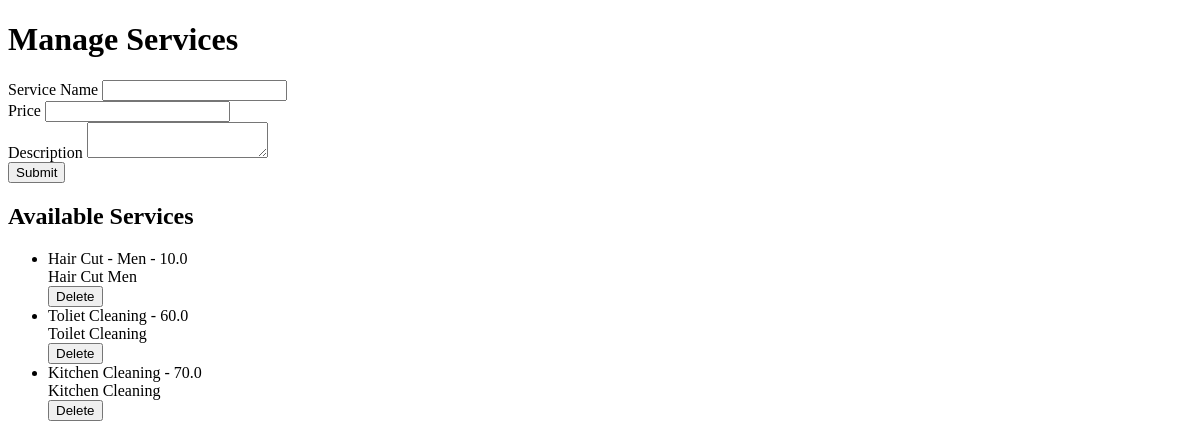
Before: /manage_services with the older database file.
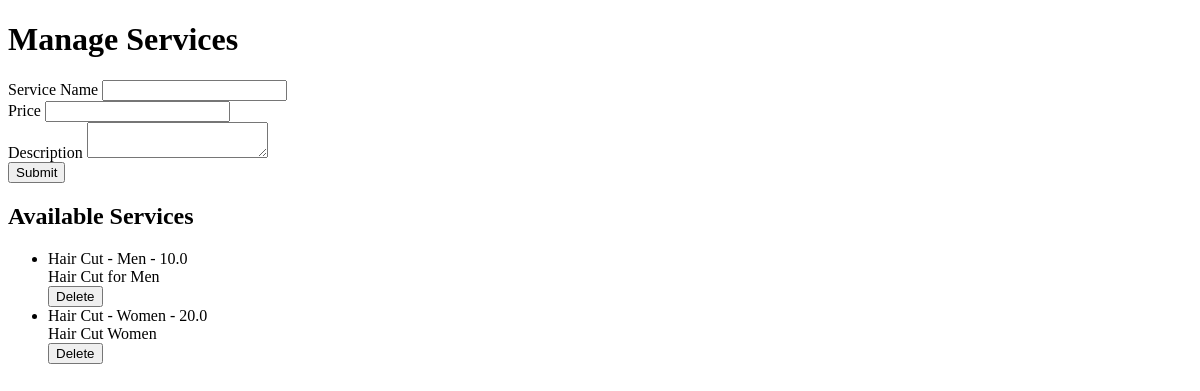
After: the same page with the newer database file.
### models.py (models this page shows, shortened)
class Service(db.Model):
    __tablename__ = 'services'
    id = db.Column(db.Integer, primary_key=True)
    name = db.Column(db.String(100), nullable=False)
    price = db.Column(db.Float, nullable=False)
    description = db.Column(db.String(200))
    time_required = db.Column(db.String(50))

### app.py (the view, shortened to what this page needs)
@app.route('/manage_services', methods=['GET', 'POST'])
def manage_services():
    form = ServiceForm()
    services = Service.query.all()
    return render_template('manage_services.html', form=form, services=services)

### forms.py
class ServiceForm(FlaskForm):
    name = StringField('Service Name', validators=[DataRequired()])
    price = IntegerField('Price', validators=[DataRequired()])
    description = TextAreaField('Description', validators=[DataRequired()])
    submit = SubmitField('Submit')

### app.py (called while the page is built)
@app.before_request
def create_tables():
    global first_request
    if first_request:
        db.create_all()
        first_request = False

### templates/manage_services.html (shortened to what this page needs)
<!DOCTYPE html>
<html lang="en">
<head>
</head>
<body>
    <h1>Manage Services</h1>
    <form method="POST">
        {{ form.name.label }} {{ form.name }}<br>
        {{ form.price.label }} {{ form.price }}<br>
        {{ form.description.label }} {{ form.description }}<br>
        {{ form.submit }}
    </form>
    <h2>Available Services</h2>
    <ul>
        {% for service in services %}
        <li>
            {{ service.name }} - {{ service.price }}<br>
            {{ service.description }}<br>
            <form method="POST">
                <button type="submit">Delete</button>
            </form>
        </li>
        {% endfor %}
    </ul>
</body>
</html>

Changed rows visible on the page:
removed Service: name "Toliet Cleaning", price "60.0", description "Toilet Cleaning"
removed Service: name "Kitchen Cleaning", price "70.0", description "Kitchen Cleaning"
changed Service "Hair Cut - Men": description "Hair Cut Men" → "Hair Cut for Men"
added Service: name "Hair Cut - Women", price "20.0", description "Hair Cut Women"
